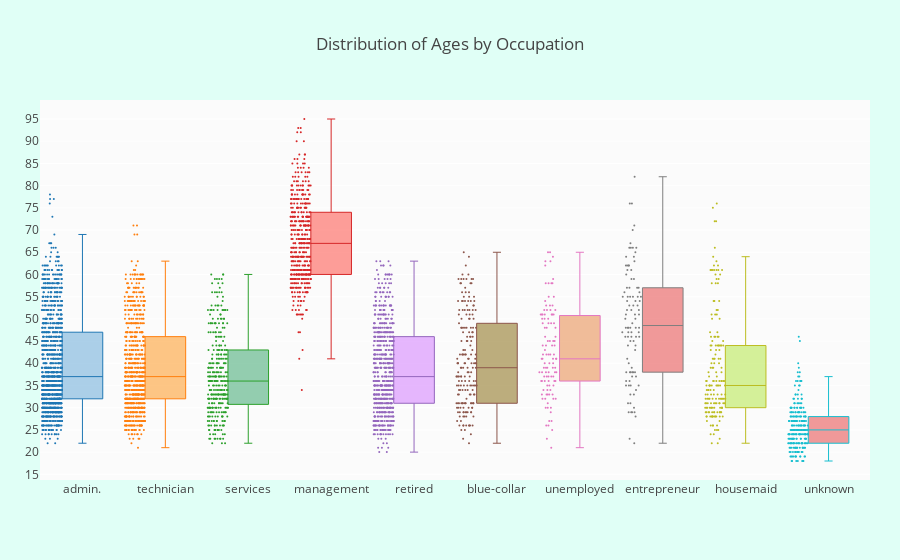

Source (notebook cell):
### Code cell
# Now let's see which occupation tended to have more balance in their accounts

suscribed_df = df.loc[df["deposit"] == "yes"]

occupations = df["job"].unique().tolist()

# Get the balances by jobs
management = suscribed_df["age"].loc[suscribed_df["job"] == "management"].values
technician = suscribed_df["age"].loc[suscribed_df["job"] == "technician"].values
services = suscribed_df["age"].loc[suscribed_df["job"] == "services"].values
retired = suscribed_df["age"].loc[suscribed_df["job"] == "retired"].values
blue_collar = suscribed_df["age"].loc[suscribed_df["job"] == "blue-collar"].values
unemployed = suscribed_df["age"].loc[suscribed_df["job"] == "unemployed"].values
entrepreneur = suscribed_df["age"].loc[suscribed_df["job"] == "entrepreneur"].values
housemaid = suscribed_df["age"].loc[suscribed_df["job"] == "housemaid"].values
self_employed = suscribed_df["age"].loc[suscribed_df["job"] == "self-employed"].values
student = suscribed_df["age"].loc[suscribed_df["job"] == "student"].values


ages = [management, technician, services, retired, blue_collar, unemployed, 
         entrepreneur, housemaid, self_employed, student]

colors = ['rgba(93, 164, 214, 0.5)', 'rgba(255, 144, 14, 0.5)',
          'rgba(44, 160, 101, 0.5)', 'rgba(255, 65, 54, 0.5)', 
          'rgba(207, 114, 255, 0.5)', 'rgba(127, 96, 0, 0.5)',
         'rgba(229, 126, 56, 0.5)', 'rgba(229, 56, 56, 0.5)',
         'rgba(174, 229, 56, 0.5)', 'rgba(229, 56, 56, 0.5)']

traces = []

for xd, yd, cls in zip(occupations, ages, colors):
        traces.append(go.Box(
            y=yd,
            name=xd,
            boxpoints='all',
            jitter=0.5,
            whiskerwidth=0.2,
            fillcolor=cls,
            marker=dict(
                size=2,
            ),
            line=dict(width=1),
        ))

layout = go.Layout(
    title='Distribution of Ages by Occupation',
    yaxis=dict(
        autorange=True,
        showgrid=True,
        zeroline=True,
        dtick=5,
        gridcolor='rgb(255, 255, 255)',
        gridwidth=1,
        zerolinecolor='rgb(255, 255, 255)',
        zerolinewidth=2,
    ),
    margin=dict(
        l=40,
        r=30,
        b=80,
        t=100,
    ),
    paper_bgcolor='rgb(224,255,246)',
    plot_bgcolor='rgb(251,251,251)',
    showlegend=False
)

fig = go.Figure(data=traces, layout=layout)
iplot(fig)

### Figure 1 — Plotly figure (JSON) as saved in the notebook; plotly's stock layout.template omitted (floating-point values rounded to 4 significant figures; data arrays with more than 128 entries replaced by an {"elided": "..."} marker saying what was removed)
{"data": [{"boxpoints": "all", "fillcolor": "rgba(93, 164, 214, 0.5)", "jitter": 0.5, "line": {"width": 1}, "marker": {"size": 2}, "name": "admin.", "type": "box", "uid": "b6a0349a-7802-4274-9096-d8a51abdedf6", "whiskerwidth": 0.2, "y": {"elided": "1233 int values"}}, {"boxpoints": "all", "fillcolor": "rgba(255, 144, 14, 0.5)", "jitter": 0.5, "line": {"width": 1}, "marker": {"size": 2}, "name": "technician", "type": "box", "uid": "feb890d3-45e5-4aea-ae7b-12a90d57c81b", "whiskerwidth": 0.2, "y": {"elided": "790 int values"}}, {"boxpoints": "all", "fillcolor": "rgba(44, 160, 101, 0.5)", "jitter": 0.5, "line": {"width": 1}, "marker": {"size": 2}, "name": "services", "type": "box", "uid": "cbe48abd-2b3a-424c-b39b-277affea9e53", "whiskerwidth": 0.2, "y": {"elided": "345 int values"}}, {"boxpoints": "all", "fillcolor": "rgba(255, 65, 54, 0.5)", "jitter": 0.5, "line": {"width": 1}, "marker": {"size": 2}, "name": "management", "type": "box", "uid": "cc810af2-fc22-4939-8677-0b5871728bf8", "whiskerwidth": 0.2, "y": {"elided": "490 int values"}}, {"boxpoints": "all", "fillcolor": "rgba(207, 114, 255, 0.5)", "jitter": 0.5, "line": {"width": 1}, "marker": {"size": 2}, "name": "retired", "type": "box", "uid": "92354caf-3b51-4eb3-8bed-a1fafcb2f15d", "whiskerwidth": 0.2, "y": {"elided": "677 int values"}}, {"boxpoints": "all", "fillcolor": "rgba(127, 96, 0, 0.5)", "jitter": 0.5, "line": {"width": 1}, "marker": {"size": 2}, "name": "blue-collar", "type": "box", "uid": "22028a03-1a70-4aef-a256-da51c45131ed", "whiskerwidth": 0.2, "y": {"elided": "190 int values"}}, {"boxpoints": "all", "fillcolor": "rgba(229, 126, 56, 0.5)", "jitter": 0.5, "line": {"width": 1}, "marker": {"size": 2}, "name": "unemployed", "type": "box", "uid": "392b32d1-4e69-449e-9f43-411a7da711d3", "whiskerwidth": 0.2, "y": [23, 45, 51, 53, 58, 42, 42, 36, 41, 36, 33, 52, 33, 45, 35, 34, 30, 51, 46, 27, 40, 43, 35, 50, 41, 38, 49, 50, 42, 48, 44, 46, 51, 27, 45, 37, 39, 51, 30, 45, 38, 52, 41, 33, 30, 26, 26, 48, 34, 51, 32, 36, 54, 52, 32, 51, 49, 35, 34, 58, 39, 39, 37, 38, 37, 55, 38, 36, 52, 37, 42, 44, 55, 39, 25, 53, 51, 64, 53, 33, 65, 32, 63, 21, 38, 65, 33, 40, 40, 63, 44, 38, 49, 36, 36, 32, 48, 41, 58, 59, 31, 49, 42, 39, 29, 50, 41, 62, 44, 37, 58]}, {"boxpoints": "all", "fillcolor": "rgba(229, 56, 56, 0.5)", "jitter": 0.5, "line": {"width": 1}, "marker": {"size": 2}, "name": "entrepreneur", "type": "box", "uid": "ebe988cf-eecb-42ad-9797-7e765c1c6a7c", "whiskerwidth": 0.2, "y": [52, 53, 56, 41, 57, 47, 55, 35, 52, 46, 55, 39, 48, 53, 46, 44, 59, 55, 51, 59, 57, 34, 33, 48, 62, 65, 33, 62, 76, 51, 23, 38, 47, 43, 35, 36, 38, 35, 49, 70, 45, 48, 63, 50, 52, 66, 76, 53, 38, 57, 71, 46, 66, 38, 64, 29, 48, 38, 56, 55, 29, 46, 66, 55, 82, 48, 48, 29, 67, 61, 61, 31, 47, 66, 45, 54, 55, 60, 28, 62, 47, 31, 50, 40, 54, 54, 46, 29, 64, 30, 62, 36, 37, 57, 37, 51, 44, 22, 35, 38]}, {"boxpoints": "all", "fillcolor": "rgba(174, 229, 56, 0.5)", "jitter": 0.5, "line": {"width": 1}, "marker": {"size": 2}, "name": "housemaid", "type": "box", "uid": "5a225150-4b8d-4942-99aa-3b5b9b5282f4", "whiskerwidth": 0.2, "y": {"elided": "177 int values"}}, {"boxpoints": "all", "fillcolor": "rgba(229, 56, 56, 0.5)", "jitter": 0.5, "line": {"width": 1}, "marker": {"size": 2}, "name": "unknown", "type": "box", "uid": "d999f6c2-d6db-4050-9c3a-85cee95c6dbc", "whiskerwidth": 0.2, "y": {"elided": "258 int values"}}], "layout": {"margin": {"b": 80, "l": 40, "r": 30, "t": 100}, "paper_bgcolor": "rgb(224,255,246)", "plot_bgcolor": "rgb(251,251,251)", "showlegend": false, "title": {"text": "Distribution of Ages by Occupation"}, "yaxis": {"autorange": true, "dtick": 5, "gridcolor": "rgb(255, 255, 255)", "gridwidth": 1, "showgrid": true, "zeroline": true, "zerolinecolor": "rgb(255, 255, 255)", "zerolinewidth": 2}}}
